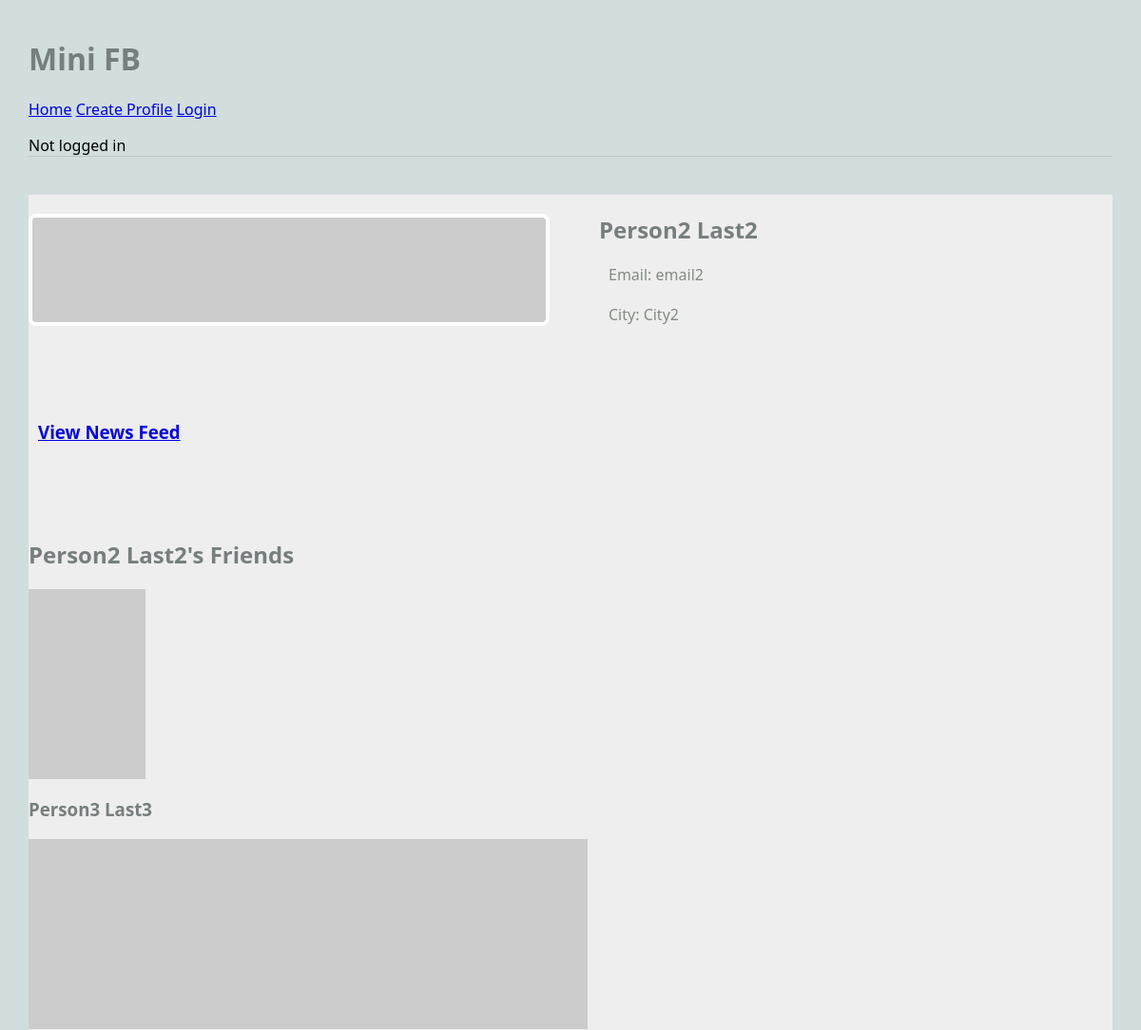
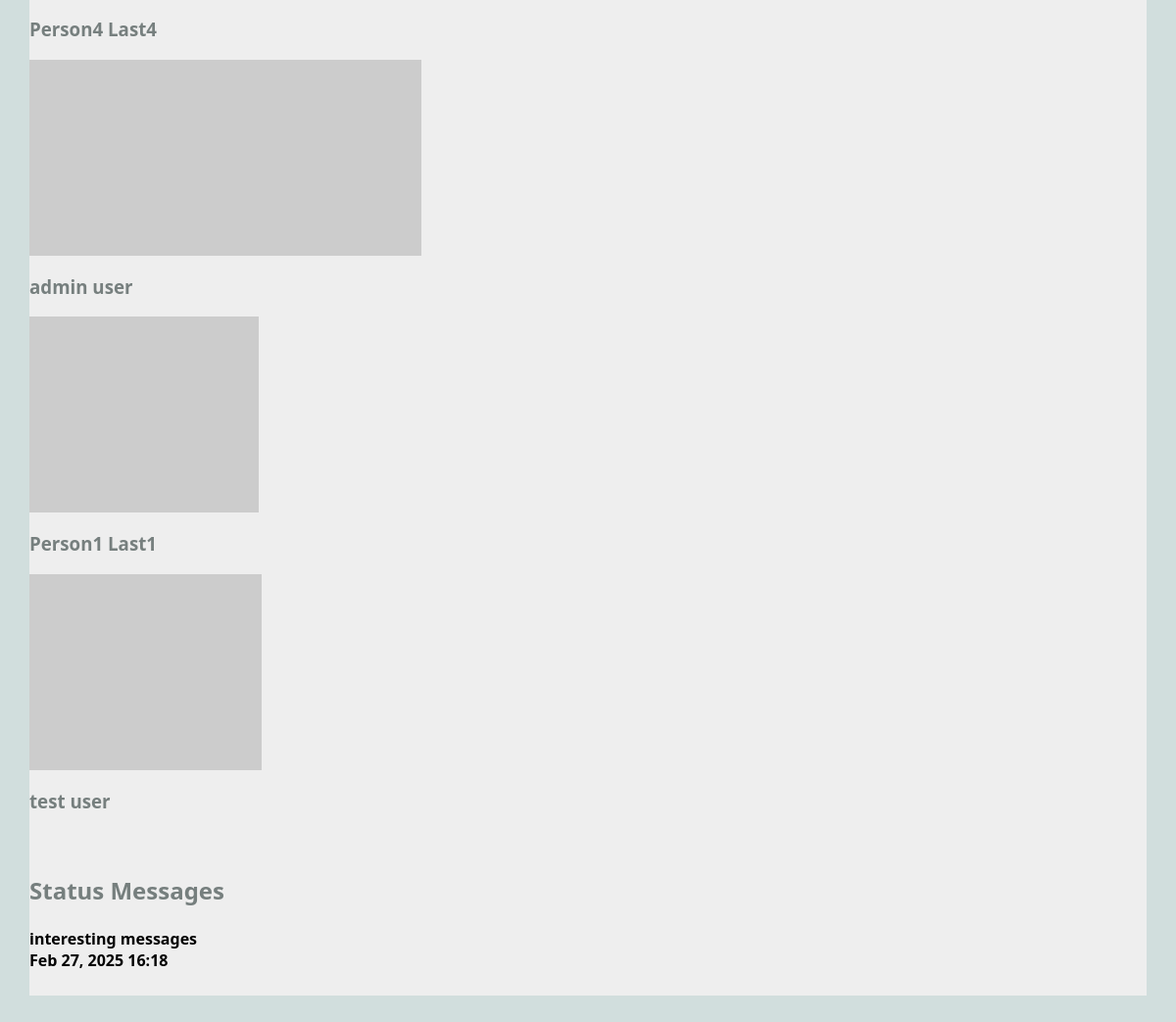
The app's page /mini_fb/profile/2 with its own data (2 pictures, top to bottom).
### mini_fb/models.py (models this page shows, shortened)
class Profile(models.Model):
    fname = models.TextField(blank=False)  # First name of the user
    lname = models.TextField(blank=False)  # Last name of the user
    city = models.TextField(blank=False)   # City where the user resides
    email = models.TextField(blank=False)  # Email address of the user
    profile_image_url = models.URLField(blank=True)  # Profile image URL (optional)
    user = models.ForeignKey(User, on_delete=models.CASCADE) # Link mini_fb Profile to django User
    def __str__(self):
        return f'{self.fname} {self.lname}'
    def get_status_messages(self):
        status_messages = StatusMessage.objects.filter(profile=self).order_by('-timestamp')
        return status_messages
    def get_friends(self):
        friends = Friend.objects.filter(models.Q(profile1=self) | models.Q(profile2=self))
        friend_profiles = [f.profile1 if f.profile2 == self else f.profile2 for f in friends]
        return friend_profiles

class StatusMessage(models.Model):
    profile = models.ForeignKey("Profile", on_delete=models.CASCADE)  # User's profile associated with the message
    message = models.TextField(blank=False)  # Status message text
    timestamp = models.DateTimeField(auto_now=True)  # Timestamp of when the status was posted
    def get_images(self):
        status_images = StatusImage.objects.filter(status_message=self)
        images = [status_image.image for status_image in status_images]  # Extract the Image objects
        return images

### mini_fb/views.py (the view)
# urls.py: path('profile/<int:pk>', ShowProfilePageView.as_view(), name='show_profile'),
class ShowProfilePageView(DetailView):
    model = Profile  # The Profile model we are working with
    template_name = 'mini_fb/show_profile.html'  # Template for displaying a single profile
    context_object_name = 'profile'  # Name used to access the profile in the template file

### mini_fb/templates/mini_fb/show_profile.html (shortened to what this page needs)
{% extends 'mini_fb/base.html' %}
{% block content %}
<main class="grid-container">
  <article class="featured">
    {% if profile.profile_image_url %}
    <img
      src="{{profile.profile_image_url}}"
      alt="{{profile.profile_image_url}}"
    />
    {% endif %}
    <div>
      <h2>{{profile.fname}} {{profile.lname}}</h2>
      <p>Email: {{profile.email}}</p>
      <p>City: {{profile.city}}</p>
    </div>
    <h3>
      <a href="{% url 'show_news_feed' %}">View News Feed</a>
    </h3>
  </article>
  <div class="container">
    <h2>{{profile}}'s Friends</h2>
    <table>
      {% for friend in profile.get_friends %}
        <tr>
          {% if friend.profile_image_url %}
          <a href="{% url 'show_profile' friend.pk %}">
            <img src="{{friend.profile_image_url}}" alt="{{friend.profile_image_url}}" />
          </a>
          {% endif %}
          <h3>{{friend.fname}} {{friend.lname}}</h3>
        </tr>
      {% endfor %}
    </table>
  </div>
  <div class="container">
    <h2>Status Messages</h2>
    <table>
      {% for message in profile.get_status_messages %}
      <tr>
        <h4>{{message.message}} </br> {{message.timestamp|date:"M d, Y H:i"}}</h4>
      </tr>
      {% endfor %}
    </table>
  </div>
</main>
{% endblock %}

### static/mini_fb/css/styles.css (style rules this page uses)
body { margin: 30px; background: #d1dedd; font-family:'Segoe UI', Tahoma, Geneva, Verdana, sans-serif; }
h1, h2, h3 { color: #767f7e; }
p { color: #828b82; }
.grid-container { background: #eee; max-width: 1200px; display: flex; flex-direction: column; align-items: center; gap: 20px; margin: 20px auto; width: 100%; }
.container { width: 100%; }
.container table { width: 100%; table-layout: fixed; }
.container table tr { display: flex; flex-wrap: wrap; justify-content: center; }
article.featured { grid-column: span 3; display: grid; gap: 60px; grid-template-columns: 1fr 1fr; align-items: center; border-bottom: 1px #bbc7c7; padding-bottom: 40px; }
article img, article.featured img { width: 100%; border: 4px solid #fff; border-radius: 8px; }
article p, article h3 { margin: 20px 10px; }

### records on screen
Profile: fname "Person2", lname "Last2", email "email2", city "City2", fname+lname "Person2 Last2"
Profile: fname "Person3", lname "Last3"
Profile: fname "Person4", lname "Last4"
Profile: fname "admin", lname "user"
Profile: fname "Person1", lname "Last1"
Profile: fname "test", lname "user"
StatusMessage: message "interesting messages", timestamp "Feb 27, 2025 16:18"
